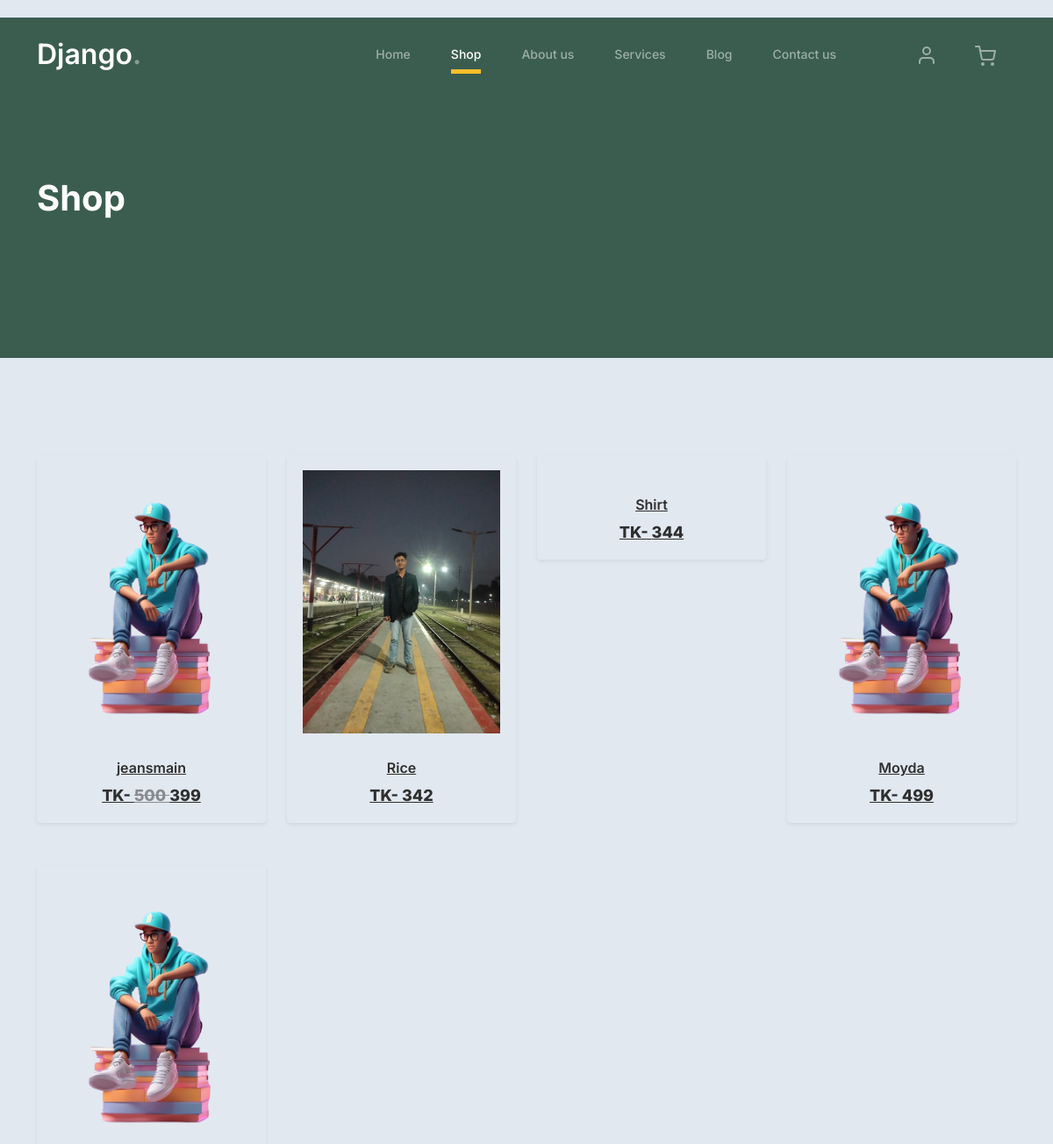
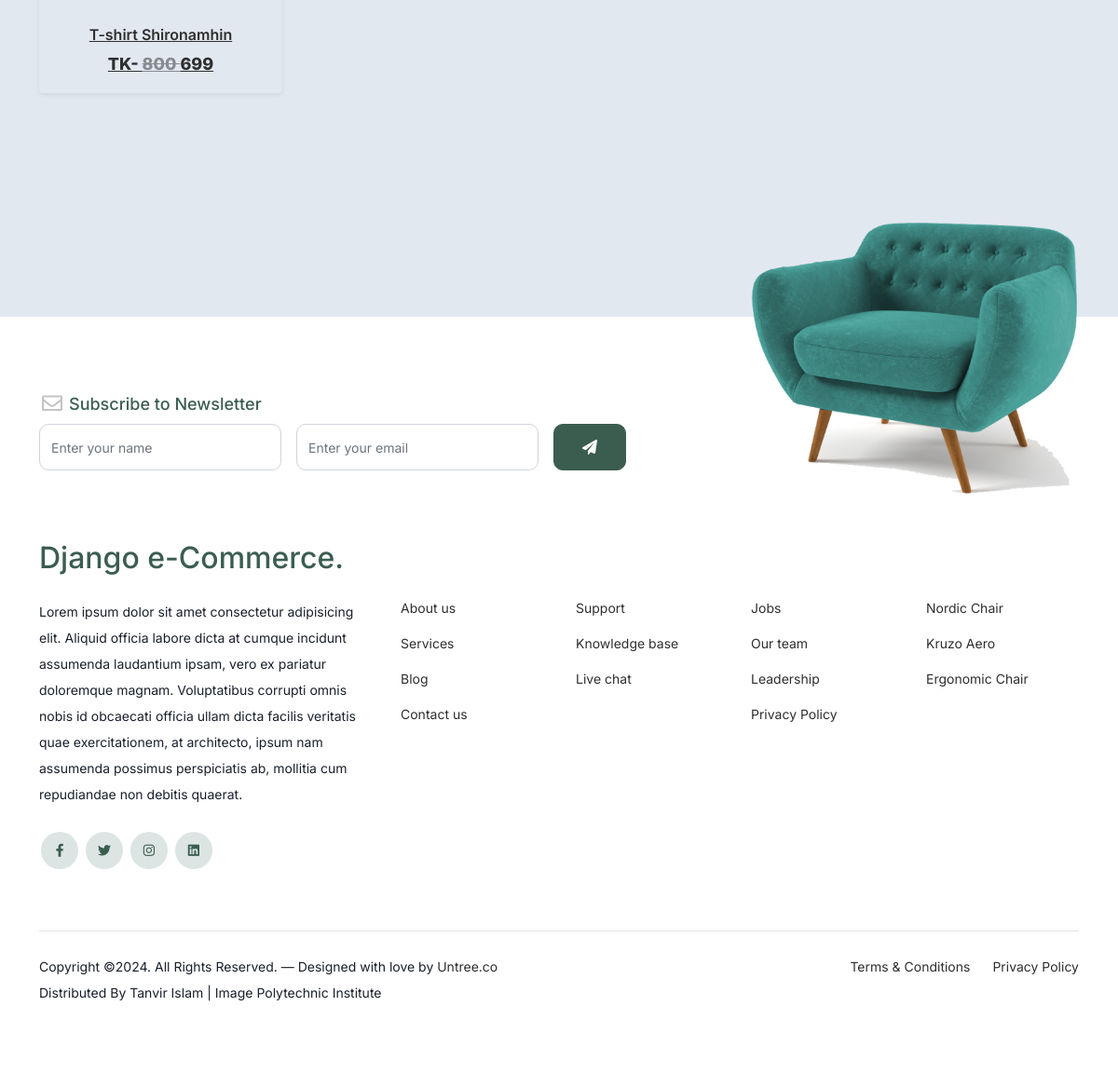
/products/shop/, run on the app's committed database (2 pictures, top to bottom).
### product/models.py (models this page shows, shortened)
class Products(BaseModel):
    product_name = models.CharField(max_length=100)
    product_category = models.ForeignKey(Category, on_delete=models.CASCADE, related_name='products')
    product_price = models.IntegerField()
    product_description = models.TextField()
    slug = models.SlugField(unique=True, null=True, blank=True)
    color_variant = models.ManyToManyField(ColorVariants, blank=True)
    size_variant = models.ManyToManyField(SizeVariants, blank=True)
    product_manual_discount = models.IntegerField(default=0, blank=True, null=True)
    discount_price = models.IntegerField(null=True, blank=True)

class ProductImage(BaseModel):
    product = models.ForeignKey(Products, on_delete=models.CASCADE, related_name='product_images')
    images = models.ImageField(upload_to='Products')

### product/views.py (the view)
# urls.py: path('products/', include('product.urls')),
def product(request):
    products = Products.objects.all().order_by('-create_at')
    menual_dis = []
    for product in products:
        menual_dis.append(product.product_manual_discount)
    page = 'Shop | Django e-Com'
    context = {
        'page': page,
        'products':products
    }
    return render(request, 'product/product.html', context=context)

### templates/product/product.html (shortened to what this page needs)
{% extends "base/base.html" %}
{% load static %}
{% block start %}
        <div class="hero">
            <div class="container">
                <div class="row justify-content-between">
                    <div class="col-lg-5">
                        <div class="intro-excerpt">
                            <h1>Shop</h1>
                        </div>
                    </div>
                    <div class="col-lg-7">
                    </div>
                </div>
            </div>
        </div>
    <div class="untree_co-section product-section before-footer-section">
        <div class="container">
              <div class="row">
                  {% for product in products %}
                  <div class=" col-12 h-50 col-md-4 col-lg-3 mb-5 mb-md-0">
                      <div class="shadow-sm p-3 mb-5 rounded product-item">
                          <div class="overflow-hidden">
                                <a href="{% url 'detail' product.slug %}">
                                  <img style="max-height: 300px;" src="/media/{{ product.product_images.first.images }}" class="img-fluid product-thumbnail bg-removal" alt="{{ product.name }}">
                                  <h3 class="product-title">{{ product.product_name }}</h3>
                                  <strong class="fw-light">
                                    TK-
                                    {% if product.discount_price %}
                                       <del style="opacity: 50%;"> {{ product.product_price }} </del> {{ product.discount_price }}
                                    {% else %}
                                        {{ product.product_price }}
                                    {% endif %}
                                </strong>
                              </a>
                          </div>
                      </div>
                  </div>
                  {% endfor %}
              </div>
        </div>
    </div>
{% endblock %}

### static/css/style.css (style rules this page uses)
body { overflow-x: hidden; position: relative; }
body { font-family: "Inter", sans-serif; font-weight: 400; line-height: 28px; color: #6a6a6a; font-size: 14px; background-color: #eff2f1; }
a { text-decoration: none; -webkit-transition: .3s all ease; -o-transition: .3s all ease; transition: .3s all ease; color: #2f2f2f; text-decoration: underline; }
.hero { background: #3b5d50; padding: calc(4rem - 30px) 0 0rem 0; }
@media (min-width: 768px) { .hero { padding: calc(4rem - 30px) 0 4rem 0; } }
@media (min-width: 992px) { .hero { padding: calc(8rem - 30px) 0 8rem 0; } }
.hero .intro-excerpt { position: relative; z-index: 4; }
@media (min-width: 992px) { .hero .intro-excerpt { max-width: 450px; } }
.hero h1 { font-weight: 700; color: #ffffff; margin-bottom: 30px; }
.product-section { padding: 7rem 0; }
.product-section .product-item { text-align: center; text-decoration: none; display: block; position: relative; padding-bottom: 50px; cursor: pointer; }
.product-section .product-item .product-thumbnail { margin-bottom: 30px; position: relative; top: 0; -webkit-transition: .3s all ease; -o-transition: .3s all ease; transition: .3s all ease; }
.product-section .product-item h3 { font-weight: 600; font-size: 16px; }
.product-section .product-item strong { font-weight: 800 !important; font-size: 18px !important; }
.product-section .product-item h3, .product-section .product-item strong { color: #2f2f2f; text-decoration: none; }
.product-section .product-item:before { bottom: 0; left: 0; right: 0; position: absolute; content: ""; background: #dce5e4; height: 0%; z-index: -1; border-radius: 10px; -webkit-transition: .3s all ease; -o-transition: .3s all ease; transition: .3s all ease; }
.before-footer-section { padding: 7rem 0 12rem 0 !important; }
.untree_co-section { padding: 7rem 0; }

### static/css/profile.css (style rules this page uses)
body { margin-top:20px; color: #1a202c; text-align: left; background-color: #e2e8f0; }

### data on the page
Products: product_images.first.images (picture), product_name "jeansmain", product_price "500", discount_price "399"
Products: product_images.first.images (picture), product_name "Rice", product_price "342"
Products: product_name "Shirt", product_price "344"
Products: product_images.first.images (picture), product_name "Moyda", product_price "499"
Products: product_images.first.images (picture), product_name "T-shirt Shironamhin", product_price "800", discount_price "699"
